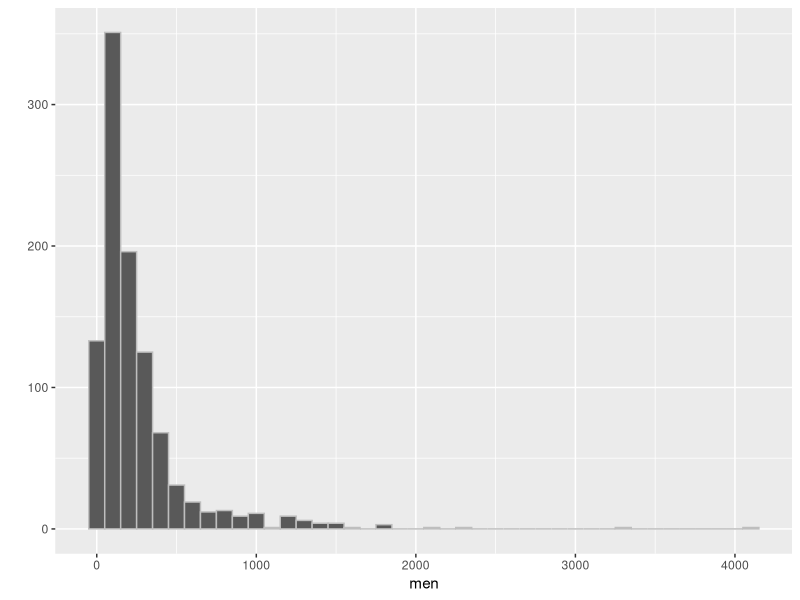
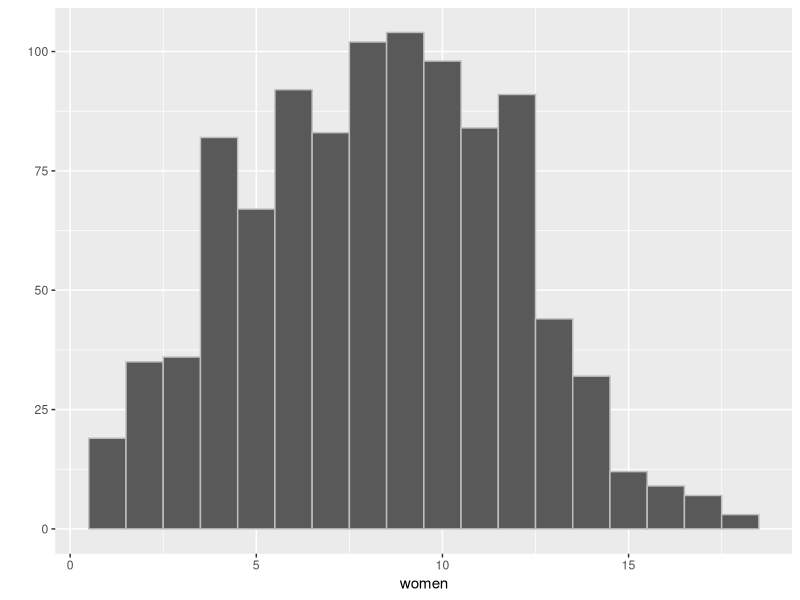
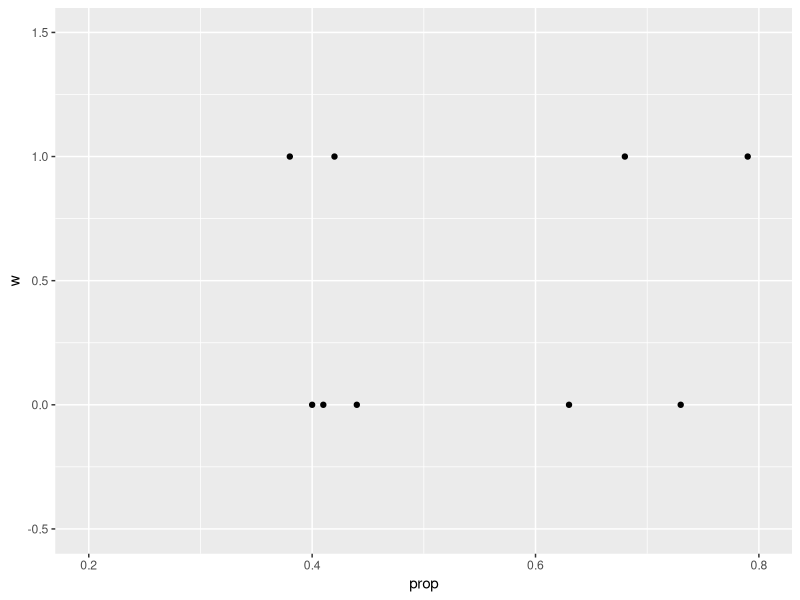

Source code (R) for these figures, in order:
library(ggplot2)

storage.vector <- NA

# Function that assigns treatment/control depending on 
# propensity scores (assignment probabilities)
experiment <- function(vector.of.probabilities = NULL) {
  k = 0
  for (i in 1:length(vector.of.probabilities)) {
    if(
      sample(x = c(1,0), size = 1, 
             prob = c(vector.of.probabilities[i], 1 - vector.of.probabilities[i])) == 1) {
      
      storage.vector[k] <- i
      k = k + 1
    }
  }
  
  return(list(treated.units = storage.vector, 
              control.units = (1:(length(vector.of.probabilities)))[-storage.vector]))
}

set.seed(12345)

men.income <- round(abs(exp(rnorm(1000, 5, 1))))
income_df = data.frame(men=men.income)
qplot(men, data=income_df, binwidth=100, geom="histogram", col=I("grey"))

women.children <- round(sqrt(abs((rnorm(1000, 12, 100)))))
children_df = data.frame(women=women.children)
qplot(women, data=children_df, binwidth=1, geom="histogram", col=I("grey"))

example_df = data.frame(sex=c(replicate(4, 'F'), replicate(5, 'M')), 
                        age=c(28, 45, 26, 24, 22, 35, 37, 32, 34), 
                        prop=c(0.68, 0.42, 0.73, 0.79, 0.63, 0.40, 0.38, 0.44, 0.41), 
                        w=c(1, 1, 0, 1, 0, 0, 1, 0, 0))

ggplot(example_df) + geom_point(mapping=aes(x=prop, y=w)) + xlim(0.2, 0.8) + ylim(-0.5, 1.5)

exp = experiment(example_df[['prop']])

probs.men <- 0.5*((((max(men.income) + 100) - men.income)/(max(men.income) + 100))^4)
probs.women <- women.children/(max(women.children) + 1)

men = experiment(probs.men)
women = experiment(probs.women)
